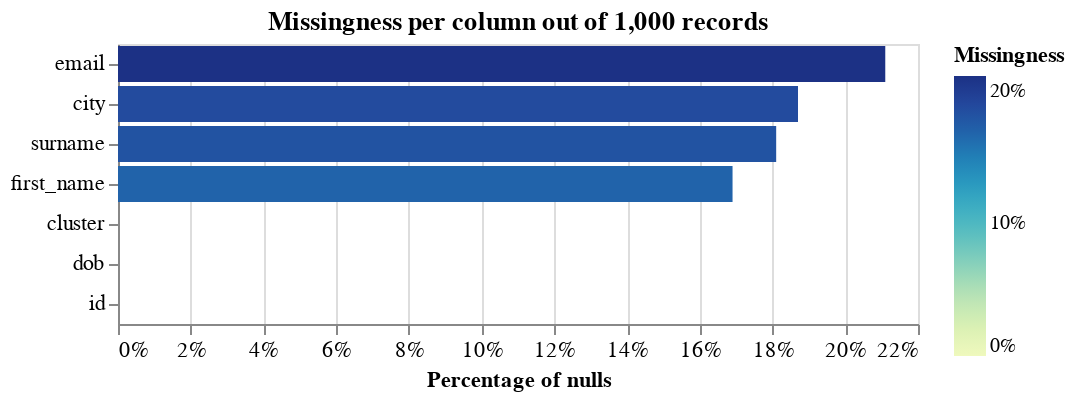

This figure's notebook cell:
### Markdown cell above
It is the same as splnk ETL and learning. Refer to splink documentation to learn how to use it.

Process from splink demo below (without descriptions)

### Code cell
linker.missingness_chart()

### Figure 1 — Vega-Lite specification as saved in the notebook (floating-point values rounded to 4 significant figures)
{"$schema": "https://vega.github.io/schema/vega-lite/v4.8.1.json", "config": {"axis": {"labelFontSize": 11}, "view": {"continuousHeight": 300, "continuousWidth": 400, "width": 400}}, "data": {"name": "data-0e7bce5a1d2f132e282789d6ef7780fe", "values": [{"column_name": "city", "null_count": 187, "null_proportion": 0.187, "total_record_count": 1000}, {"column_name": "cluster", "null_count": 0, "null_proportion": 0, "total_record_count": 1000}, {"column_name": "dob", "null_count": 0, "null_proportion": 0, "total_record_count": 1000}, {"column_name": "email", "null_count": 211, "null_proportion": 0.211, "total_record_count": 1000}, {"column_name": "first_name", "null_count": 169, "null_proportion": 0.169, "total_record_count": 1000}, {"column_name": "id", "null_count": 0, "null_proportion": 0, "total_record_count": 1000}, {"column_name": "surname", "null_count": 181, "null_proportion": 0.181, "total_record_count": 1000}]}, "layer": [{"encoding": {"color": {"field": "null_proportion", "legend": {"format": ".0%"}, "scale": {"range": "heatmap"}, "title": "Missingness", "type": "quantitative"}, "tooltip": [{"field": "column_name", "title": "Column", "type": "nominal"}, {"field": "null_count", "format": ",.0f", "title": "Count of nulls", "type": "quantitative"}, {"field": "null_proportion", "format": ".2%", "title": "Percentage of nulls", "type": "quantitative"}, {"field": "total_record_count", "format": ",.0f", "title": "Total record count", "type": "quantitative"}], "x": {"axis": {"format": "%", "title": "Percentage of nulls"}, "field": "null_proportion", "type": "quantitative"}, "y": {"axis": {"title": ""}, "field": "column_name", "sort": "-x", "type": "nominal"}}, "mark": "bar", "title": "Missingness per column out of 1,000 records"}], "title": ""}
